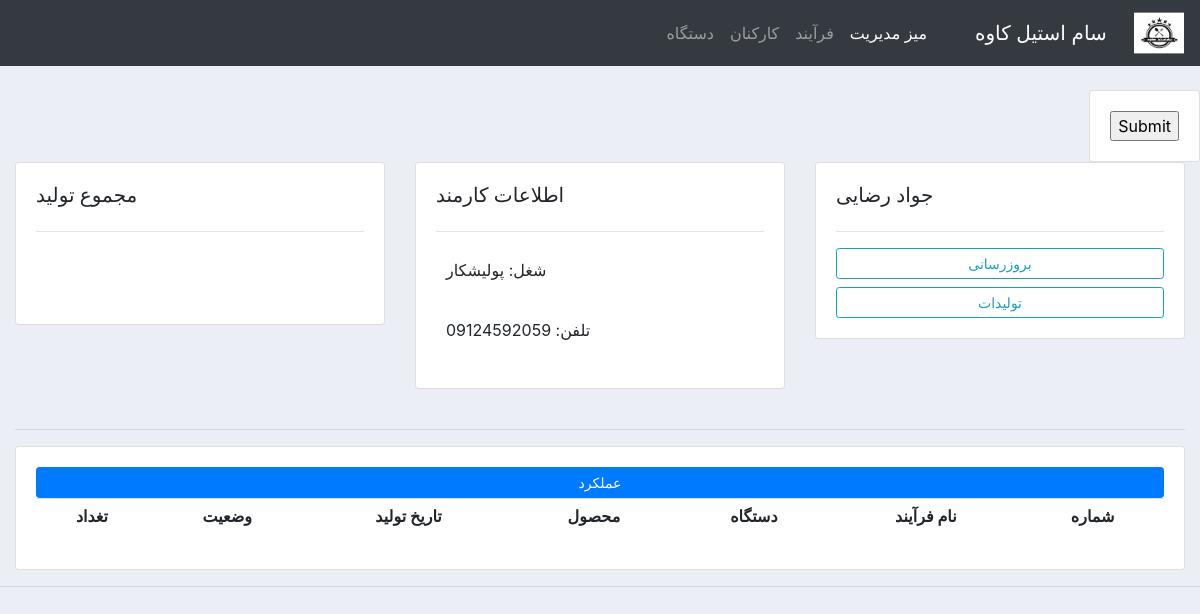
Page /user_views/1/ on the committed database.
### company/models.py (models this page shows, shortened)
class Personal(models.Model):
	SEX = (
		('male', 'male'),
		('female', 'female'),
	)
	f_name = models.CharField(max_length= 100, null= True)
	l_name = models.CharField(max_length= 100, null= True)
	job = models.ForeignKey(Job, null= True, on_delete= models.SET_NULL)
	date_enter = models.DateTimeField(null= True)
	education = models.CharField(max_length= 200, null = True)
	sex = models.CharField(max_length= 30, choices= SEX,null= True)
	mobile = models.CharField(max_length= 100, null= True)
	salary = models.FloatField(max_length= 100, null= True)

class Job(models.Model):
	name = models.CharField(max_length= 100, null= True)
	subject = models.CharField(max_length=500, null= True )
	def __str__(self):
		return (self.name)

### company/views.py (the view)
# urls.py: path("user_views/<str:pk>/", views.userviews, name="user_views"),#jahate namayeshe user ha ke be template edituser.html mifreste
def userviews(request, pk):
    personal = Personal.objects.get(id=pk)
    process = Process.objects.all()
    context = {
        'personal': personal,
        'process': process,
    }
    return render(request, "company/edituser.html", context)

### company/templates/company/edituser.html (shortened to what this page needs)
{% extends 'company/main.html' %}
{% load static %}
{% block content %}
<br>
<div class="row">
	<div class="col-med-7">
		<div class="card card-body">
			<form action="" method="POST">
				<input type="submit" name="submit">
			</form>
		</div>
	</div>
</div>
<div class="row">
	<div class="col">
		<div class="card card-body">
			<h5>{{ personal.f_name }} {{ personal.l_name}}</h5>
			<hr>
			<a class="btn btn-outline-info  btn-sm btn-block" href="">بروزرسانی</a>
			<a class="btn btn-outline-info  btn-sm btn-block" href="">تولیدات</a>
		</div>
	</div>
	<div class="col-md">
		<div class="card card-body">
			<h5>اطلاعات  کارمند</h5>
			<hr>
			<p style="padding: 10px">شغل: {{personal.job}}</p>
			<p style="padding: 10px">تلفن: {{personal.mobile}}</p>
		</div>
	</div>
	<div class="col-md">
		<div class="card card-body">
			<h5>مجموع تولید</h5>
			<hr>
			{% for pro in process %}
				{% if pro.personal == personal %}
			<h1 style="text-align: center;padding: 10px">{{total_process}}</h1>
				{% endif %}
			{% endfor %}
		</div>
	</div>
</div>
<br>
<div class="row">
	<div class="col">
		<hr>
		<div class="card card-body">
			<a class="btn btn-primary  btn-sm btn-block" href="">عملکرد</a>
			<table class="table table-sm">
				<tr>
					<th>شماره</th>
					<th>نام فرآیند</th>
					<th>دستگاه</th>
					<th>محصول</th>
					<th>تاریخ تولید</th>
					<th>وضعیت</th>
					<th>تغداد</th>
				</tr>
			</table>
		</div>
	</div>
</div>
{% endblock %}

### static/css/main.css (style rules this page uses)
body { background-color: #ebeff5; }

### company/templates/company/main.html (style rules this page uses)
body { background-color: #ebeff5; }
table { text-align: center; }
th { text-align: center; }

### rows in the picture
Personal: f_name "جواد", l_name "رضایی", job "پولیشکار", mobile "09124592059"
